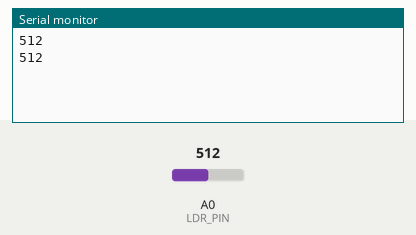
The sketch below on a simulated Arduino Uno, built with avr-gcc and run on an emulated ATmega328P. Shown: the last lines printed to the serial monitor. The inputs (shaded band) are chosen by the test bench; at power-on: A0 (LDR_PIN) = 512.

Above: at 1.8 s.
1.9 s: A0 (LDR_PIN) set to 716
At 2.7 s:
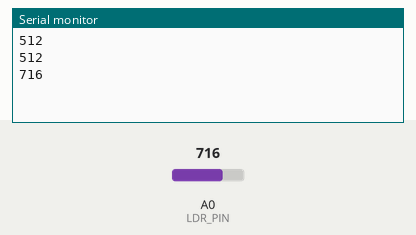
3.4 s: A0 (LDR_PIN) set to 900
At 4.8 s:
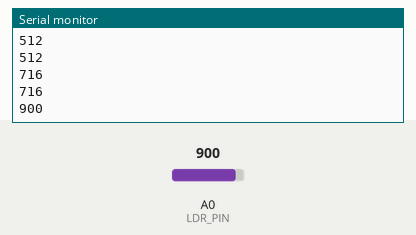
Timing chart, 0 to 6.4 s (numbered marks = the images above; inputs shaded):
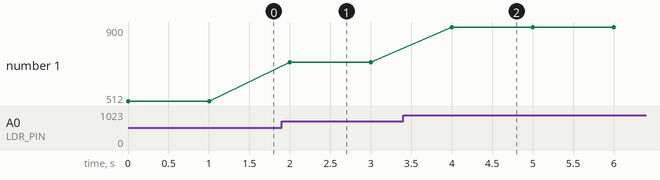

Measured:
- after the input at 1.9 s, the serial monitor: prints a new line after 0.10 s (image 1)
- after the input at 3.4 s, the serial monitor: prints a new line after 0.60 s (image 2)
- plotted number 1: 512 → 716 after the input at 1.9 s, 716 → 900 after the input at 3.4 s

The sketch:

02-ldr_read.ino
```cpp
#define LDR_PIN A0

void setup() {

  Serial.begin(9600);

  pinMode(A0, INPUT);

}

void loop() {

  int level = analogRead(LDR_PIN);

  Serial.println(level);


  delay(1000);
}
```
